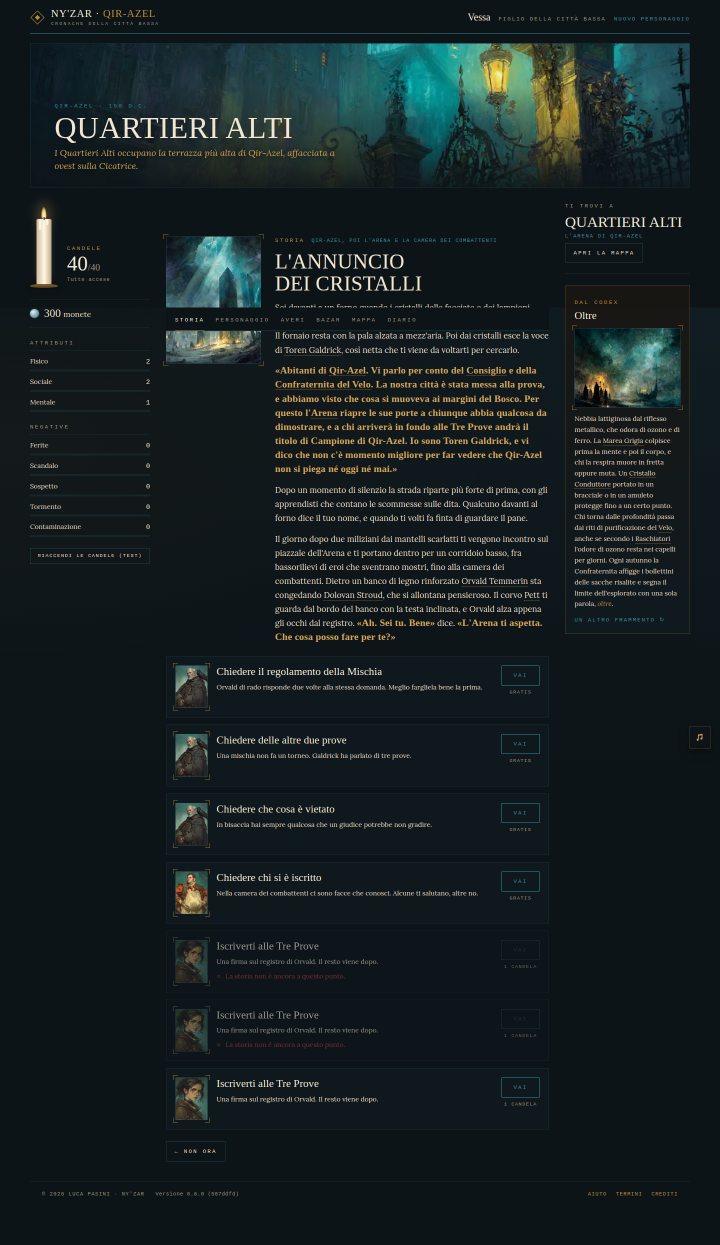
#> input picture shots/b8-annuncio.png, 1440 x 2490 px (shown at 1/2 size)
$ python tratta.py ../../../shots/b8-annuncio.png ../../../shots/b8-dopo-torna.png 5 5 ../../../shots/b8-dopo-torna.png
#> lines starting #> are read from the running program, lines starting #| are printed output that depends on the picture
import sys
from PIL import Image, ImageOps, ImageFilter
import numpy as np

def hexrgb(h): return np.array([int(h[i:i+2],16) for i in (1,3,5)],dtype=float)

def corsa(v, soglia):
    """La sequenza contigua più lunga di valori sopra soglia (tollera buchi brevi)."""
    ok = v > soglia; best = (0, len(v)); i = 0; n = len(v); gap = max(3, n // 100)
    while i < n:
        if not ok[i]: i += 1; continue
        j = i; buco = 0
        while j < n and buco <= gap:
            buco = 0 if ok[j] else buco + 1; j += 1
        j -= buco
        if j - i > best[1] - best[0] or best == (0, n): best = (i, j)
        i = j + 1
    return best

def ritaglia(im, w, h, cy=0.5, extra=0.02, box=None):
    """Taglia la lastra (senza margine di carta né didascalia) al formato w:h, centrata.
    box: riquadro della lastra in frazioni (x0, y0, x1, y1), quando il riconoscimento automatico sbaglia."""
    if box:
        W, H = im.size; im = im.crop((int(box[0] * W), int(box[1] * H), int(box[2] * W), int(box[3] * H))); extra = 0
    else:
        g = np.asarray(im.convert('L'), dtype=float)
        carta = np.median(np.concatenate([g[:20].ravel(), g[-20:].ravel(), g[:, :20].ravel(), g[:, -20:].ravel()]))
        inchiostro = g < carta - 60
        r0, r1 = corsa(inchiostro.mean(1), 0.12)
        c0, c1 = corsa(inchiostro[r0:r1].mean(0), 0.12)
        im = im.crop((c0, r0, c1, r1))
    W, H = im.size; m = int(min(W, H) * extra); im = im.crop((m, m, W - m, H - m)); W, H = im.size
    if W / H > w / h: nw = int(H * w / h); x = (W - nw) // 2; im = im.crop((x, 0, x + nw, H))
    else: nh = int(W * h / w); y = int((H - nh) * cy); im = im.crop((0, y, W, y + nh))
    return im.resize((w, h), Image.LANCZOS)

def gradiente(g, stops):
    """g in 0..1 -> colore interpolato fra gli stop [(pos, '#hex')]."""
    out = np.zeros(g.shape + (3,))
    pos = [p for p, _ in stops]; cols = [hexrgb(c) for _, c in stops]
    for k in range(3): out[..., k] = np.interp(g, pos, [c[k] for c in cols])
    return out

def tratta(src, dst, w, h, variante, box=None, cy=0.5):
#> called with src = '../../../shots/b8-annuncio.png', dst = '../../../shots/b8-dopo-torna.png', w = 5, h = 5, variante = '../../../shots/b8-dopo-torna.png', cy = 0.5
    im = Image.open(src).convert('L')
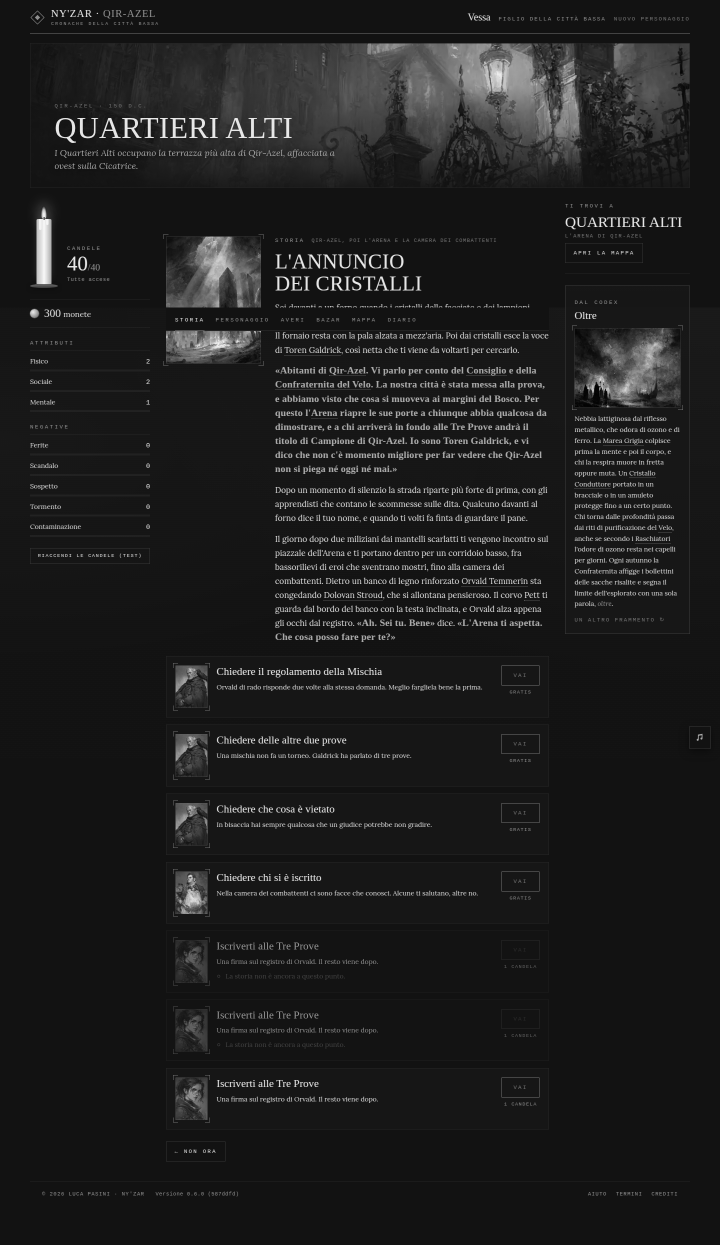
#> im: PIL image 1440x2490 L (shown at 1/2 size); min 0, max 249, mean 29.8
    im = ritaglia(im, w, h, cy=cy, box=box)
#> in ritaglia, `carta = np.median(np.concatenate([g[:20].ravel(), g[-20:].ravel(), g[:..`: carta = 18
#> in ritaglia, `inchiostro = g < carta - 60`: inchiostro: shape (2490, 1440) bool; every value is 0
#> in corsa, `best = (0, len(v))`: best = (0, 2490)
#> in corsa, `n = len(v)`: n = 2490
#> in corsa, `gap = max(3, n // 100)`: gap = 24
#> in ritaglia, `r0, r1 = corsa(inchiostro.mean(1), 0.12)`: r0 = 0; r1 = 2490
#> in ritaglia, `c0, c1 = corsa(inchiostro[r0:r1].mean(0), 0.12)`: c0 = 0; c1 = 1440
#> in ritaglia, `im = im.crop((m, m, W - m, H - m))`:
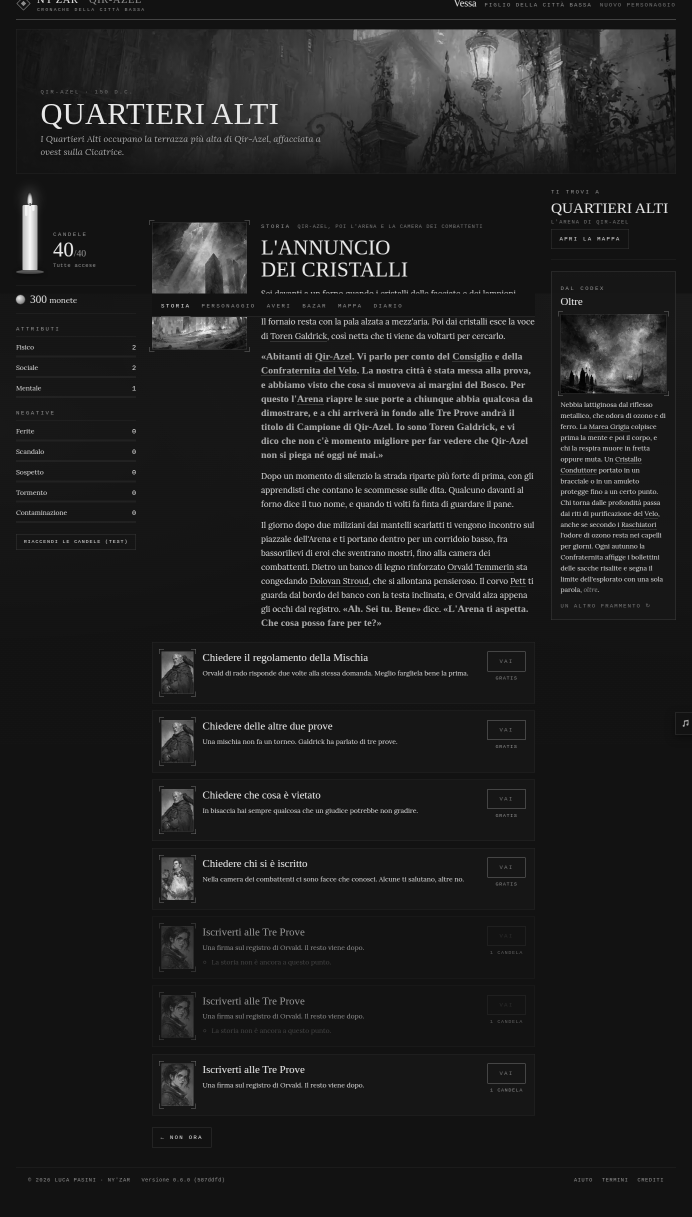
#> im: PIL image 1384x2434 L (shown at 1/2 size); min 0, max 249, mean 30.5
#> in ritaglia, `im = im.crop((0, y, W, y + nh))`:
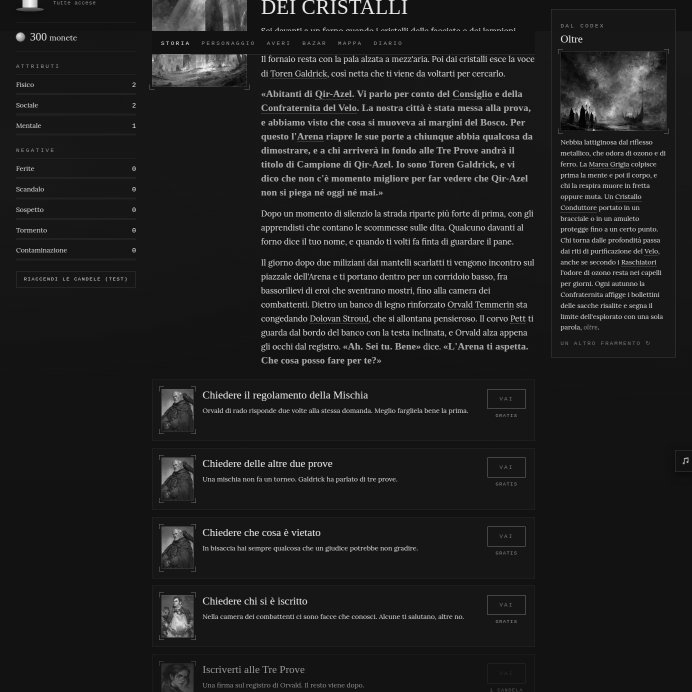
#> im: PIL image 1384x1384 L (shown at 1/2 size); min 0, max 249, mean 29.7
    im = ImageOps.autocontrast(im, cutoff=1)
    g = np.asarray(im, dtype=float) / 255
#> g = [[0.341, 0.965, 0.827, 0.62, 0.996], [0.275, 0.204, 0.929, 0.827, 0.859], [0.102, 0.341, 0.686, 0.482, 0.31], [0.0667, 0.584, 0.341, 0.137, 0], [0.0667, 0.549, 0.275, 0.169, 0.0314]]
    if variante == 'notte':   # lastra rovesciata: inchiostro chiaro su fondo scuro, come una tavola del Codex di notte
        g = 1 - g
        c = gradiente(g, [(0, '#0b1216'), (0.35, '#16262d'), (0.7, '#8a7a5c'), (1, '#efe3c8')])
    else:                     # seppia: carta brunita, inchiostro blu-nero
        c = gradiente(g, [(0, '#0d1418'), (0.45, '#3a3328'), (0.8, '#b59f78'), (1, '#e3d3b0')])
    # vignetta
    yy, xx = np.mgrid[0:h, 0:w]; d = np.sqrt(((xx - w / 2) / (w / 2)) ** 2 + ((yy - h / 2) / (h / 2)) ** 2)
    v = np.clip(1 - 0.45 * np.clip(d - 0.55, 0, 1) ** 1.4, 0, 1)
    c = c * v[..., None] + hexrgb('#0d1418') * (1 - v[..., None])
    Image.fromarray(np.clip(c, 0, 255).astype('uint8')).save(dst, quality=72 if w < 500 else 70)

if __name__ == '__main__':
    tratta(sys.argv[1], sys.argv[2], int(sys.argv[3]), int(sys.argv[4]), sys.argv[5])

# [20 lines left out: function ritratto, not called in this run]

$ run again, on shots/b8-emporio.png
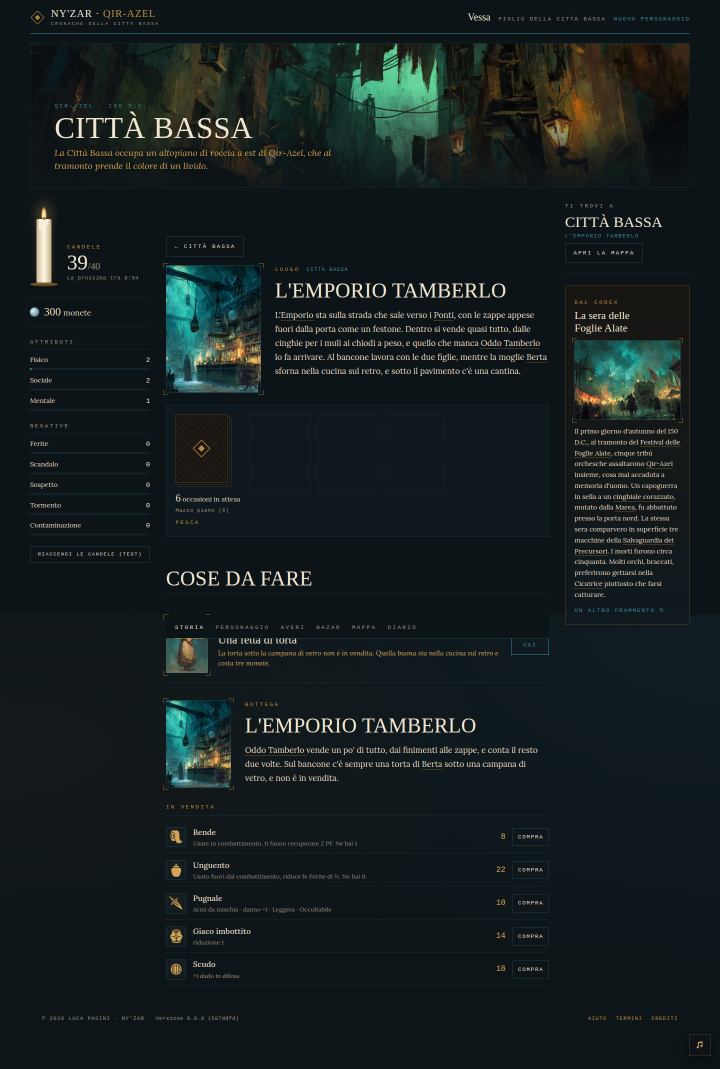
#> input picture shots/b8-emporio.png, 1440 x 2138 px (shown at 1/2 size)
#> in tratta, `im = Image.open(src).convert('L')`:
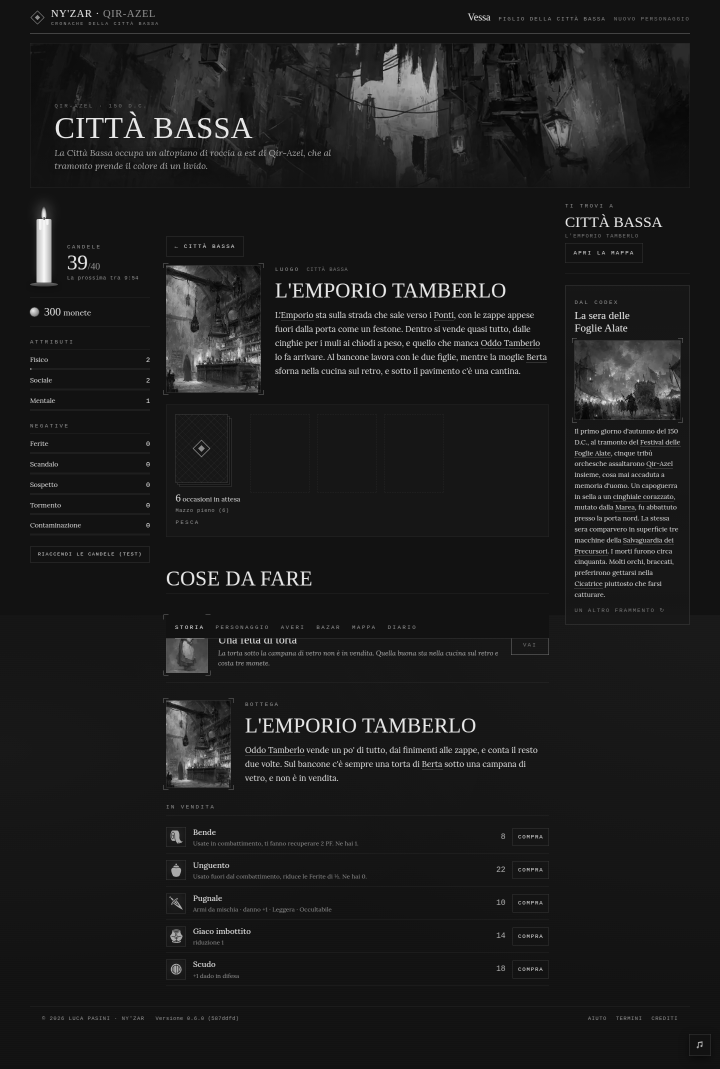
#> im: PIL image 1440x2138 L (shown at 1/2 size); min 1, max 247, mean 27.8
#> carta = 18
#> inchiostro: shape (2138, 1440) bool; every value is 0
#> best = (0, 2138)
#> n = 2138
#> gap = 21
#> r0 = 0; r1 = 2138
#> c0 = 0; c1 = 1440
#> in ritaglia, `im = im.crop((0, y, W, y + nh))`:
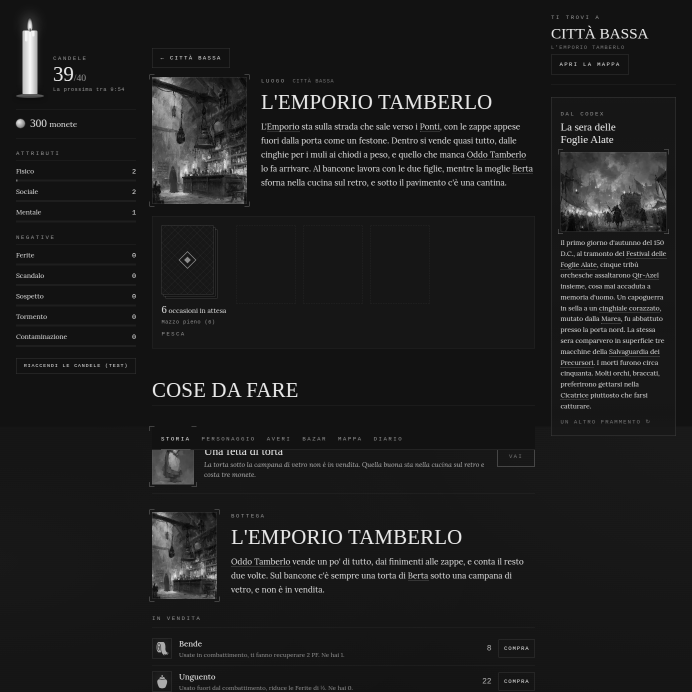
#> im: PIL image 1384x1384 L (shown at 1/2 size); min 1, max 247, mean 28.7
#> in tratta, `g = np.asarray(im, dtype=float) / 255`: g = [[0.529, 0.561, 0.341, 0.278, 0.278], [0.184, 0.718, 0.341, 0.404, 1], [0.0902, 0.122, 0, 0.0588, 0.561], [0.184, 0.655, 0.404, 0.247, 0.184], [0.216, 0.592, 0.373, 0.247, 0.122]]

$ run again, on shots/b8-grifone.png
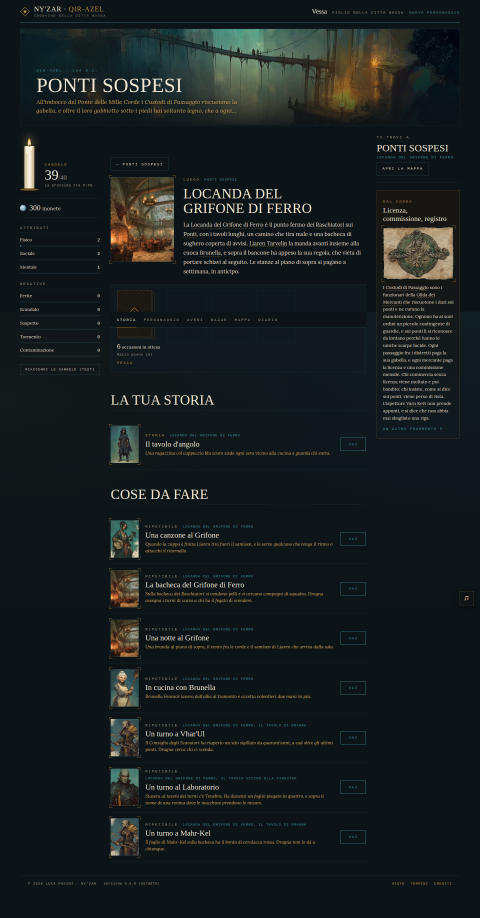
#> input picture shots/b8-grifone.png, 1440 x 2752 px (shown at 1/3 size)
#> in tratta, `im = Image.open(src).convert('L')`:
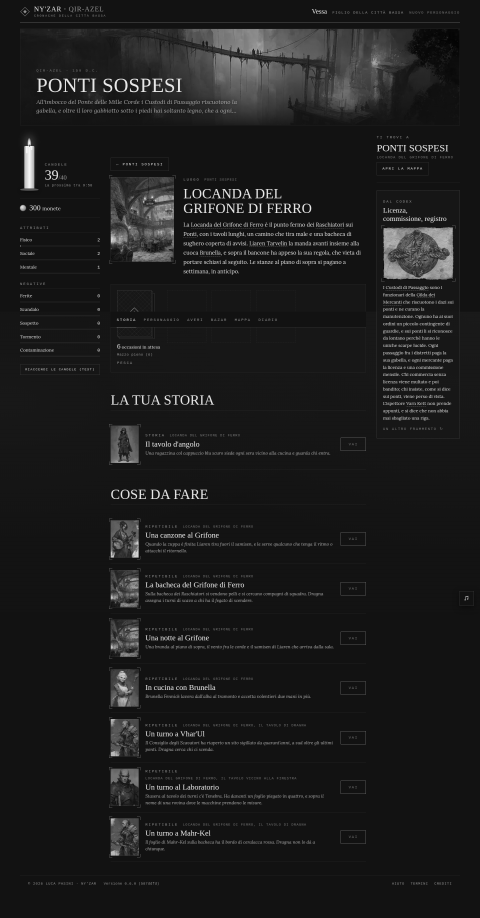
#> im: PIL image 1440x2752 L (shown at 1/3 size); min 0, max 246, mean 28.5
#> carta = 18
#> inchiostro: shape (2752, 1440) bool; every value is 0
#> best = (0, 2752)
#> n = 2752
#> gap = 27
#> r0 = 0; r1 = 2752
#> c0 = 0; c1 = 1440
#> in ritaglia, `im = im.crop((0, y, W, y + nh))`:
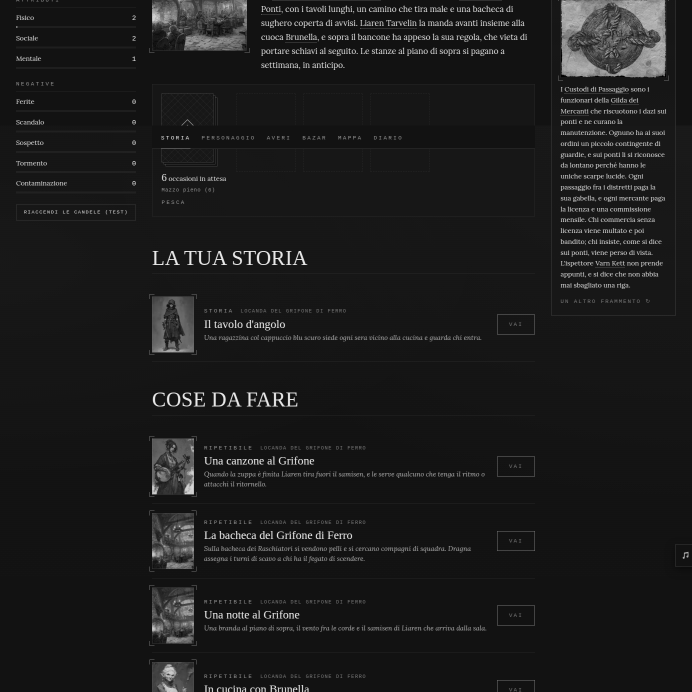
#> im: PIL image 1384x1384 L (shown at 1/2 size); min 0, max 231, mean 27.7
#> in tratta, `g = np.asarray(im, dtype=float) / 255`: g = [[0.0863, 0.345, 0.235, 0.282, 1], [0.149, 0.192, 0.0863, 0.129, 0.388], [0.106, 0.388, 0.129, 0.0863, 0.149], [0.0863, 0.412, 0.129, 0.0431, 0.0196], [0.0627, 0.412, 0.106, 0.0431, 0]]

$ run again, on shots/b8-mahr-kel.png
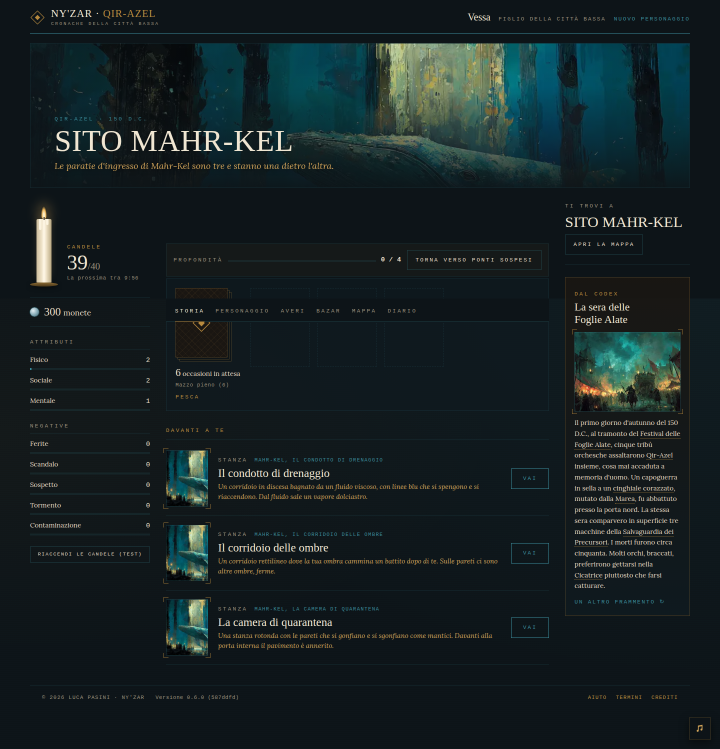
#> input picture shots/b8-mahr-kel.png, 1440 x 1497 px (shown at 1/2 size)
#> in tratta, `im = Image.open(src).convert('L')`:
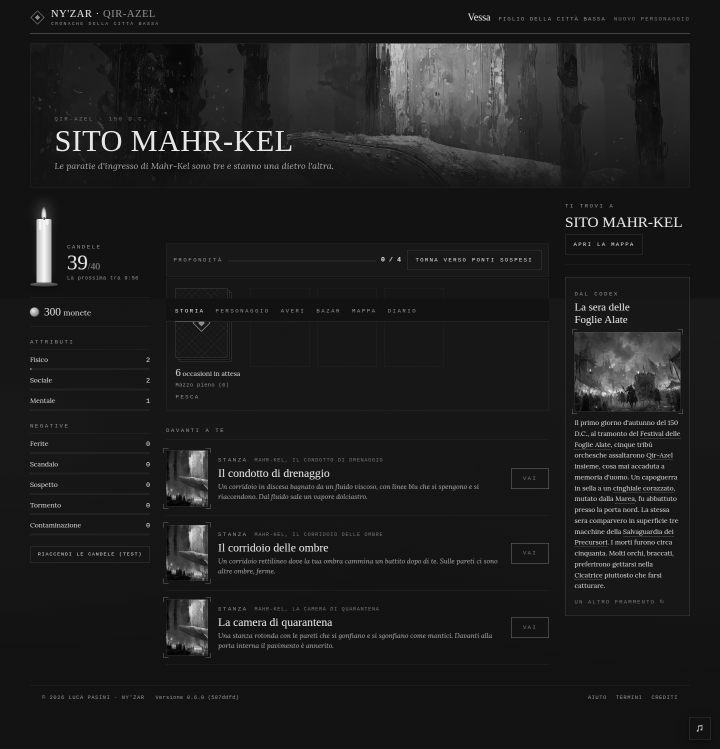
#> im: PIL image 1440x1497 L (shown at 1/2 size); min 0, max 247, mean 29.7
#> carta = 18
#> inchiostro: shape (1497, 1440) bool; every value is 0
#> best = (0, 1497)
#> n = 1497
#> gap = 14
#> r0 = 0; r1 = 1497
#> c0 = 0; c1 = 1440
#> in ritaglia, `im = im.crop((0, y, W, y + nh))`:
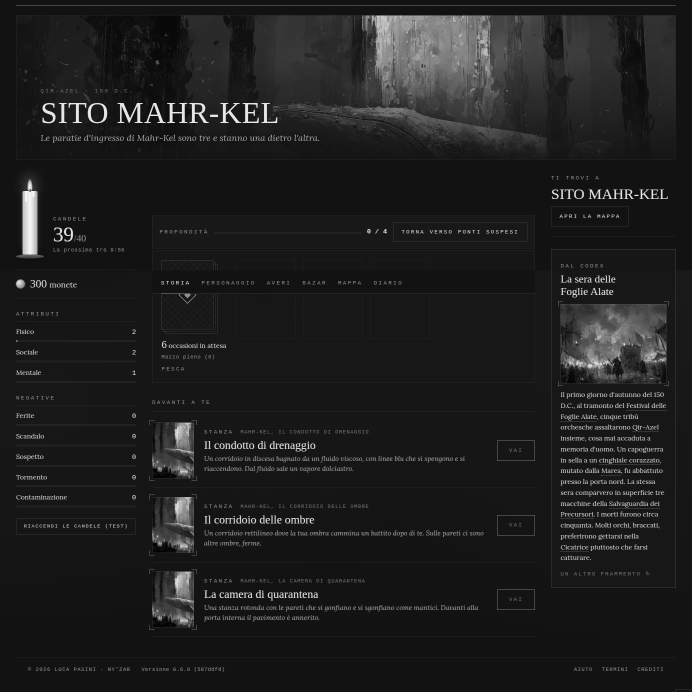
#> im: PIL image 1384x1384 L (shown at 1/2 size); min 0, max 247, mean 30.9
#> in tratta, `g = np.asarray(im, dtype=float) / 255`: g = [[0.129, 0.204, 0.753, 0.996, 0.169], [0.243, 0.0549, 0.0353, 0.0745, 0.0941], [0.0941, 0.0745, 0.0157, 0.0941, 0.584], [0.11, 0.357, 0.0941, 0.0745, 0.318], [0, 0.188, 0.0157, 0, 0.0157]]
